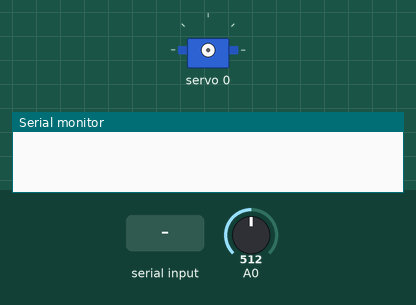
This sketch was run on a simulated Arduino Uno, built with avr-gcc and run on an emulated ATmega328P. Shown: servo, the last lines printed to the serial monitor. The test bench sets the inputs (shaded band); at power-on: A0 = 512.

Above: at 1.2 s.
1.3 s: "1" received over Serial
At 1.6 s:
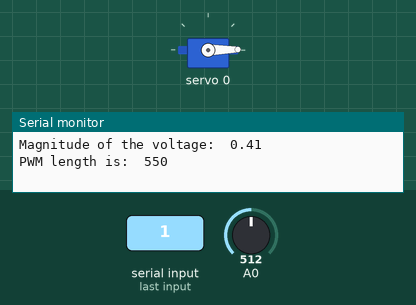
2.8 s: A0 set to 716
4.3 s: A0 set to 900
Timing chart, 0 to 7.3 s (numbered marks = the images above; inputs shaded):
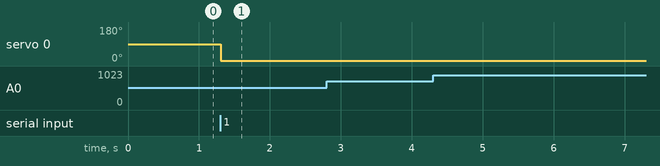

The sketch:

Servo_Poti.ino
```cpp
// Make sure these libraries are installed
// If not the case, use Tools > Manage Libraries
#include <Wire.h>
#include <Adafruit_PWMServoDriver.h>


// create a pwm object to control the servo
Adafruit_PWMServoDriver pwm = Adafruit_PWMServoDriver();

// declare variables
int servo_num = 0;
int servo_freq = 50;
float poti_value;
float poti_volt;
float pwm_position;
float pwm_length;


#define SERVO_FREQ 50 // Analog servos run at ~50 Hz updates


void setup() {

  // _______________ Begin - Setup _______________

  Serial.begin(115200);
  // Begin the serial communication
  // Begin PWM communication and set servo frequency
  pwm.begin();
  pwm.setPWMFreq(SERVO_FREQ);  // Analog servos run at ~50 Hz updates
  delay(10);

  // _______________ End - Setup _______________

}

void loop() {
  // _______________ Begin - Loop _______________

  // Read values from the analog pin and map/scale them to the movment range of the servo.
  // Optionally display the reading from the potentiometer on the serial monitor
  // Set the servo position according to the mapped/scaled value
  if(Serial.available())
  {

      poti_value = analogRead(A0);
      poti_volt = poti_value*(3.3/4095.0);
      Serial.print("Magnitude of the voltage:  ");
      Serial.println(poti_volt);

      pwm_position = map(poti_volt, 0, 3.3, 0, 180); //map voltage to pwm position
      pwm_length = map(pwm_position, 0, 180, 550, 2400); // map to pwm length in us
      Serial.print("PWM length is:  ");
      Serial.println(round(pwm_length));
      pwm.writeMicroseconds(0,int(round(pwm_length))); // send pwm pulse to servo number 0
      delay(1000);
  }

  // _______________ End - Loop _______________

  delay(15); // wait for the servo to get there
}
```

Measured:
- after the input at 1.3 s, servo 0: 90° → 1° at once
